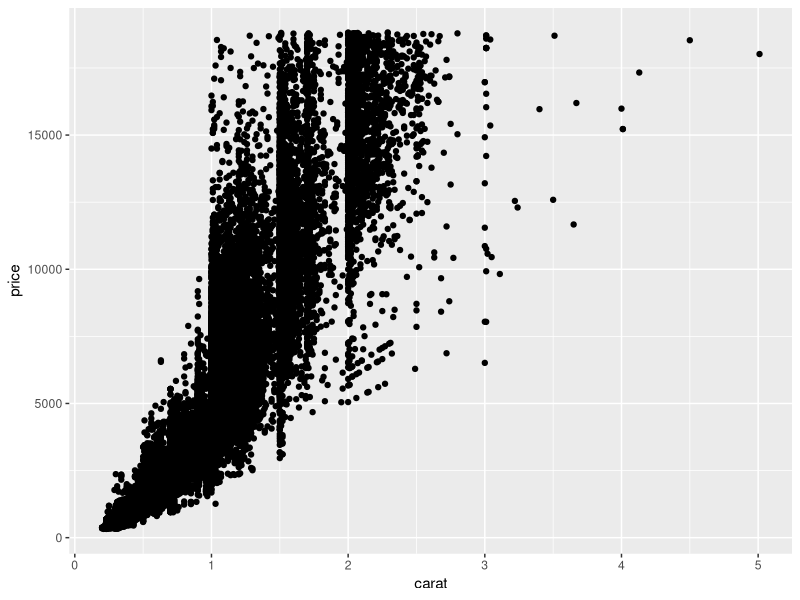
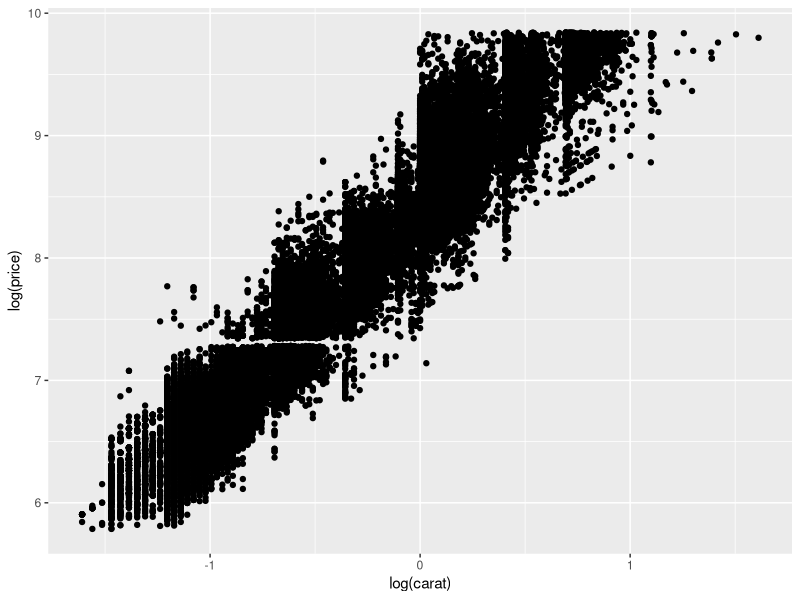
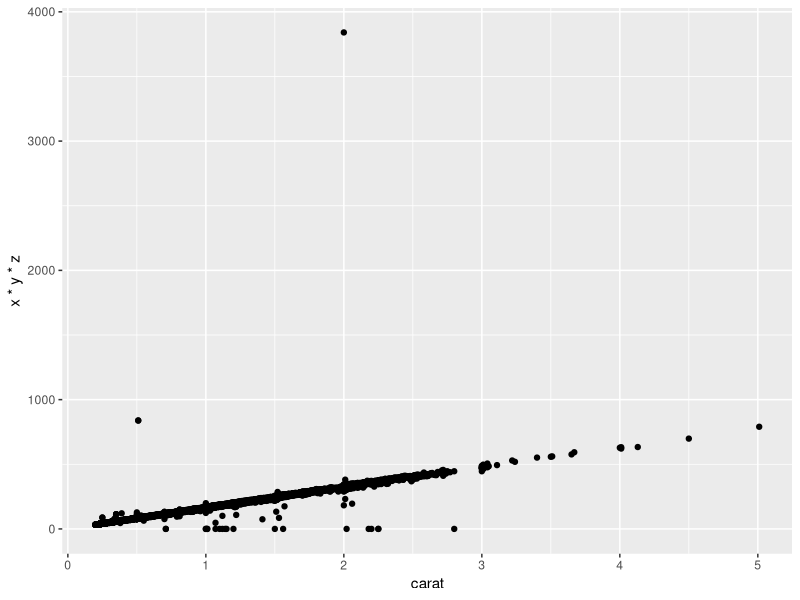
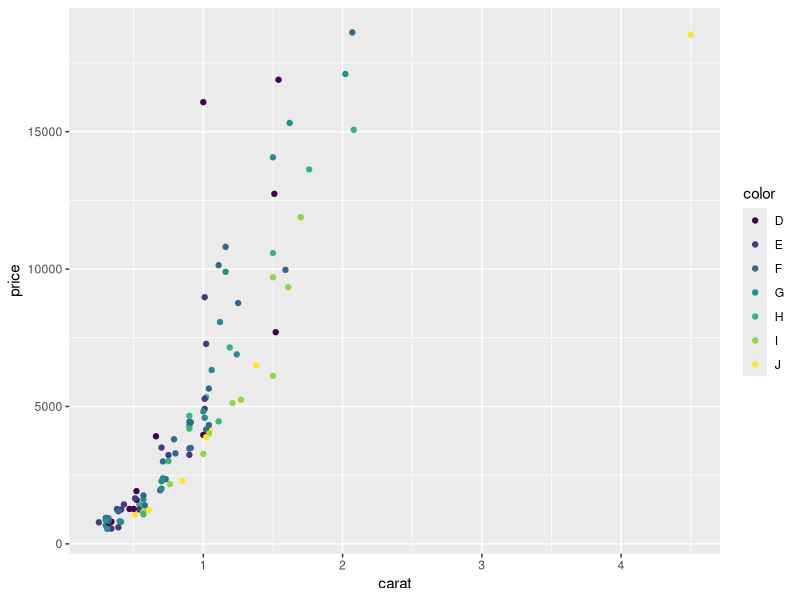
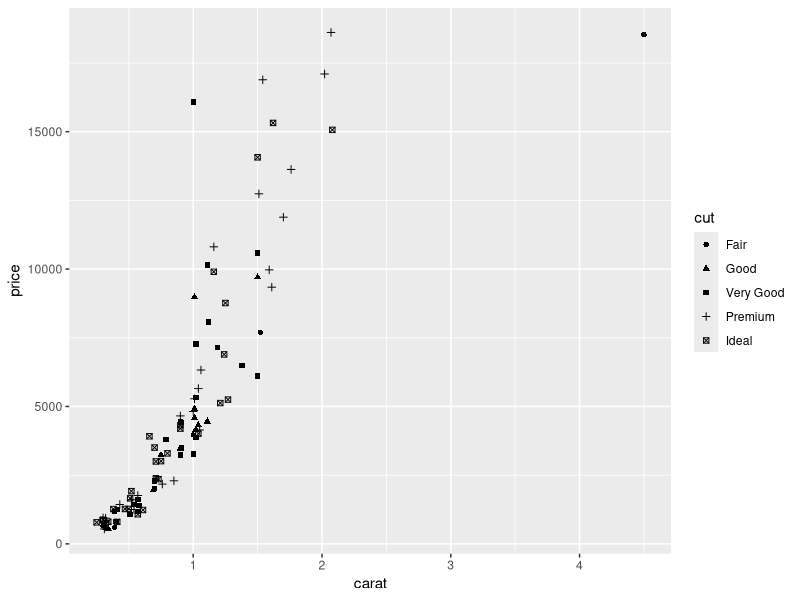
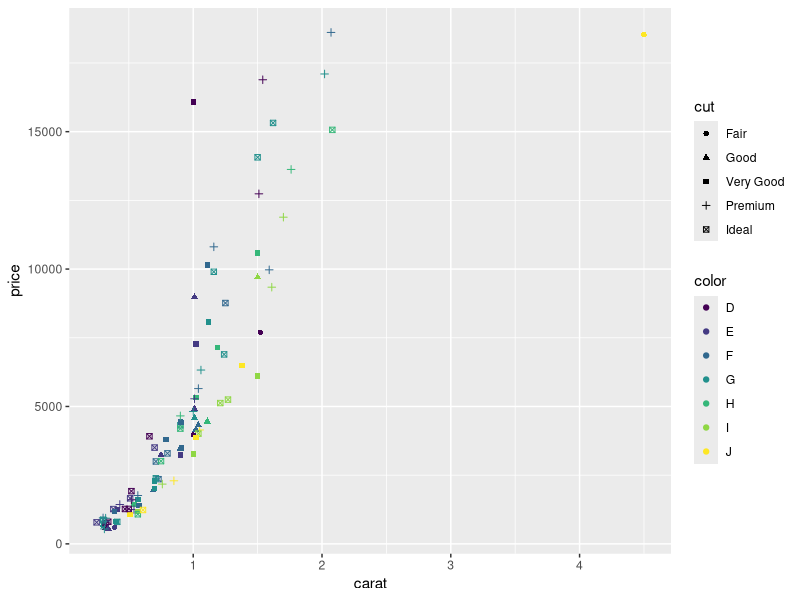
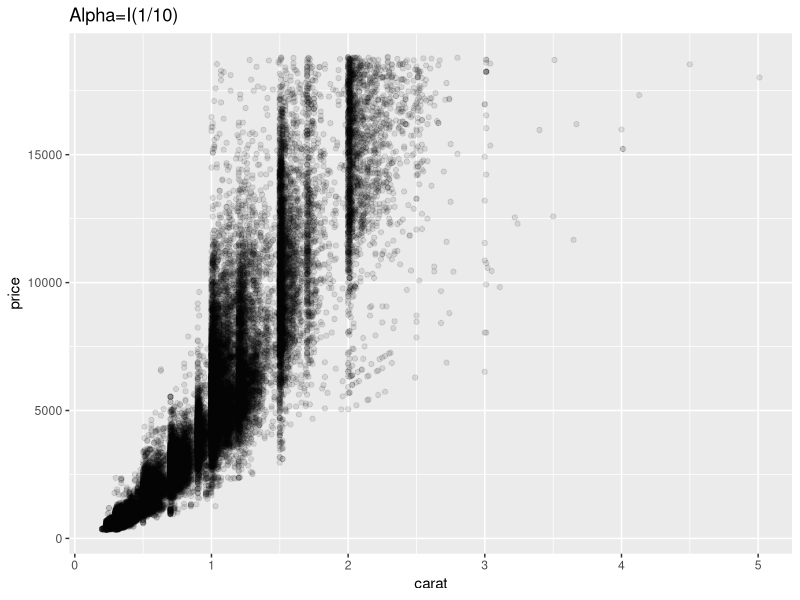
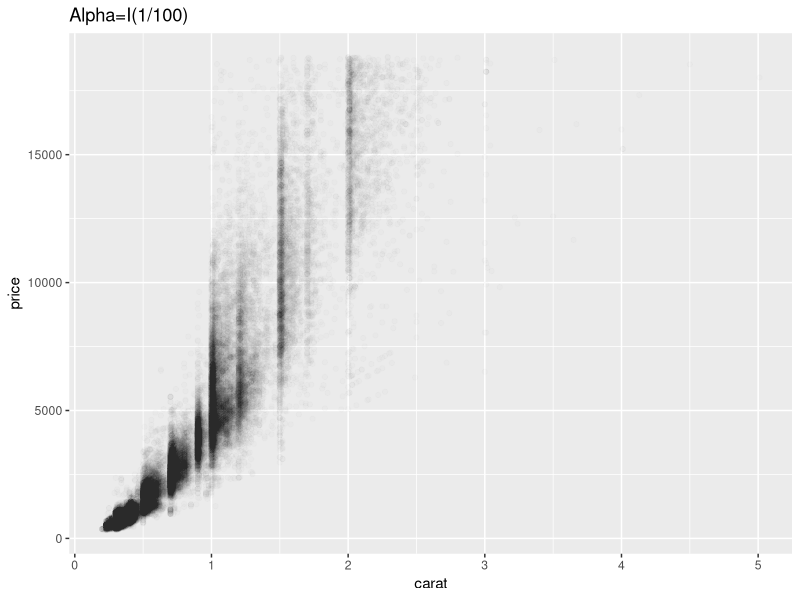

Write the R code that produced these figures, in order. (Note: this script raises an error after producing the figures.)
# This is working through Chapter 2 of 'ggplot2', the book by Hadley Wickham.

#####  Chapter 2 - Getting started with qplot - using two data sets, 
#      diamonds (53940 obs) and dsmall (100 obs)

library(ggplot2)
data(diamonds)


set.seed(1410) # Make the sample reproducible

dsmall <-diamonds[sample(nrow(diamonds),100),]

#### 2.3 - basic use - the first two arguments are X and Y, to give the X and Y coordinates;
#### the data argument is optional, but really, really recommended.

qplot(carat, price, data=diamonds)  # note the clustering in X around the integers for carat.

# try using logs:

qplot(log(carat), log(price), data=diamonds)

# you can use combinations of variables as arguments - thi plots the volume (=x*y*z)
# vs the weight.

qplot(carat, x*y*z, data=diamonds) # there is the expected linear relationship, 
                                   # along with some outliers.



######## 2.4 - Colour, size, shape and other aesthetic attributes.

# The base plot command requires direct listings of colours, etc. 
# IOW, you can't enter a categorical variable, and have the plot command select colors.
# You *can* have qplot do this, and for other aesthetics.


qplot(carat, price, data=dsmall, colour=color)

qplot(carat, price, data=dsmall, shape=cut)

qplot(carat, price, data=dsmall,  colour=color, shape=cut)

# Colour, size and shape are all examples of aesthetic attributes.
# For every aesthetic attribute, there is a function, called a scale, 
# which maps data values to valid values for that aesthetic.

# You can manually set the aesthetics using I().
# Examples:  colour=I("red"), size=I(2).  This inot the same as mapping (see 4.5.2).

# One useful aesthetic for large datasets is semi-transparency, which allows overplotting
# without overwriting points.  This is done by setting the alpha aesthetic, from 0 to 1.
# If you use fractions (e.g., 1/5), the denominator specifies how many points have to 
# overlap for complete opacity.

qplot(carat, price, data=diamonds, alpha=I(1/10), main="Alpha=I(1/10)")
qplot(carat, price, data=diamonds, alpha=I(1/100), main="Alpha=I(1/100)")
qplot(carat, price, data=diamonds, alpha=I(1/200), main="Alpha=I(1/200)")


#### 2.5 Plot geoms.

# Geoms are 'geometric objects', any object used to display the data.
# For example a histogram is a binning statistic plus a bar geom.

# The default is geom="point", where a point is place on each coordinate.

# Others are "boxplot", "smooth", "line" (connects points from left to right),
# "path" (connects points any direction). 

# For continuous variables: "histogram", "freqpoly" (frequency polygon),
# "density (density plot)

# For discrete variables, "bar" makes a bar chart.

# 2.5.1 - Adding a Smoother to a Plot (note that the default is loess)

qplot(carat, price, data=dsmall,  colour=color, geom="smooth") # groups by colour
qplot(carat, price, data=dsmall,  geom="smooth" ) # both of these don't plot the points.

qplot(carat, price, data=dsmall, geom=c("smooth","point")) # plots both


qplot(carat, price, data = dsmall, geom = c("point", "smooth"), span = 1)
qplot(carat, price, data=dsmall, geom=c("smooth","point"), span=0.2) # adjust the window

# The span command does not work with qplot - the help for qplot does not include the word
# 'span'.  

ggplot(dsmall, aes(x=carat, y=price)) + 
  geom_point()+
+  geom_smooth(span=0.2)
